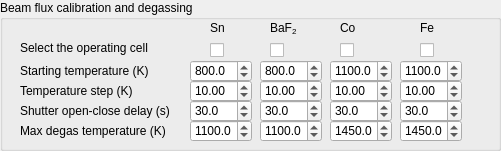
      <widget class="QGroupBox" name="groupBox_15">
       <property name="geometry">
        <rect>
         <x>10</x>
         <y>500</y>
         <width>501</width>
         <height>151</height>
        </rect>
       </property>
       <property name="title">
        <string>Beam flux calibration and degassing</string>
       </property>
       <widget class="QLabel" name="label_322">
        <property name="geometry">
         <rect>
          <x>20</x>
          <y>60</y>
          <width>231</width>
          <height>21</height>
         </rect>
        </property>
        <property name="text">
         <string>Starting temperature (K)</string>
        </property>
       </widget>
       <widget class="QCheckBox" name="checkBox_32">
        <property name="geometry">
         <rect>
          <x>340</x>
          <y>40</y>
          <width>21</width>
          <height>20</height>
         </rect>
        </property>
        <property name="text">
         <string/>
        </property>
       </widget>
       <widget class="QLabel" name="label_325">
        <property name="geometry">
         <rect>
          <x>20</x>
          <y>40</y>
          <width>141</width>
          <height>16</height>
         </rect>
        </property>
        <property name="text">
         <string>Select the operating cell</string>
        </property>
       </widget>
       <widget class="QLabel" name="label_323">
        <property name="geometry">
         <rect>
          <x>420</x>
          <y>20</y>
          <width>21</width>
          <height>16</height>
         </rect>
        </property>
        <property name="text">
         <string>Fe</string>
        </property>
       </widget>
       <widget class="QCheckBox" name="checkBox_10">
        <property name="geometry">
         <rect>
          <x>270</x>
          <y>40</y>
          <width>21</width>
          <height>20</height>
         </rect>
        </property>
        <property name="text">
         <string/>
        </property>
       </widget>
       <widget class="QCheckBox" name="checkBox_11">
        <property name="geometry">
         <rect>
          <x>420</x>
          <y>40</y>
          <width>21</width>
          <height>20</height>
         </rect>
        </property>
        <property name="text">
         <string/>
        </property>
       </widget>
       <widget class="QLabel" name="label_324">
        <property name="geometry">
         <rect>
          <x>270</x>
          <y>20</y>
          <width>31</width>
          <height>16</height>
         </rect>
        </property>
        <property name="text">
         <string>&lt;html&gt;&lt;head/&gt;&lt;body&gt;&lt;p&gt;BaF&lt;span style=&quot; vertical-align:sub;&quot;&gt;2&lt;/span&gt;&lt;/p&gt;&lt;/body&gt;&lt;/html&gt;</string>
        </property>
       </widget>
       <widget class="QLabel" name="label_326">
        <property name="geometry">
         <rect>
          <x>210</x>
          <y>20</y>
          <width>21</width>
          <height>16</height>
         </rect>
        </property>
        <property name="text">
         <string>Sn</string>
        </property>
       </widget>
       <widget class="QLabel" name="label_320">
        <property name="geometry">
         <rect>
          <x>340</x>
          <y>20</y>
          <width>21</width>
          <height>16</height>
         </rect>
        </property>
        <property name="text">
         <string>Co</string>
        </property>
       </widget>
       <widget class="QCheckBox" name="checkBox_9">
        <property name="geometry">
         <rect>
          <x>210</x>
          <y>40</y>
          <width>21</width>
          <height>20</height>
         </rect>
        </property>
        <property name="text">
         <string/>
        </property>
       </widget>
       <widget class="QDoubleSpinBox" name="doubleSpinBox_107">
        <property name="geometry">
         <rect>
          <x>260</x>
          <y>60</y>
          <width>62</width>
          <height>22</height>
         </rect>
        </property>
        <property name="decimals">
         <number>1</number>
        </property>
        <property name="maximum">
         <double>9999.000000000000000</double>
        </property>
        <property name="singleStep">
         <double>0.100000000000000</double>
        </property>
        <property name="value">
         <double>800.000000000000000</double>
        </property>
       </widget>
       <widget class="QDoubleSpinBox" name="doubleSpinBox_105">
        <property name="geometry">
         <rect>
          <x>190</x>
          <y>60</y>
          <width>62</width>
          <height>22</height>
         </rect>
        </property>
        <property name="decimals">
         <number>1</number>
        </property>
        <property name="maximum">
         <double>9999.000000000000000</double>
        </property>
        <property name="singleStep">
         <double>0.100000000000000</double>
        </property>
        <property name="value">
         <double>800.000000000000000</double>
        </property>
       </widget>
       <widget class="QDoubleSpinBox" name="doubleSpinBox_104">
        <property name="geometry">
         <rect>
          <x>330</x>
          <y>60</y>
          <width>62</width>
          <height>22</height>
         </rect>
        </property>
        <property name="decimals">
         <number>1</number>
        </property>
        <property name="maximum">
         <double>9999.000000000000000</double>
        </property>
        <property name="singleStep">
         <double>0.100000000000000</double>
        </property>
        <property name="value">
         <double>1100.000000000000000</double>
        </property>
       </widget>
       <widget class="QDoubleSpinBox" name="doubleSpinBox_106">
        <property name="geometry">
         <rect>
          <x>400</x>
          <y>60</y>
          <width>62</width>
          <height>22</height>
         </rect>
        </property>
        <property name="decimals">
         <number>1</number>
        </property>
        <property name="maximum">
         <double>9999.000000000000000</double>
        </property>
        <property name="singleStep">
         <double>0.100000000000000</double>
        </property>
        <property name="value">
         <double>1100.000000000000000</double>
        </property>
       </widget>
       <widget class="QLabel" name="label_327">
        <property name="geometry">
         <rect>
          <x>20</x>
          <y>80</y>
          <width>231</width>
          <height>21</height>
         </rect>
        </property>
        <property name="text">
         <string>Temperature step (K)</string>
        </property>
       </widget>
       <widget class="QDoubleSpinBox" name="doubleSpinBox_108">
        <property name="geometry">
         <rect>
          <x>260</x>
          <y>80</y>
          <width>62</width>
          <height>22</height>
         </rect>
        </property>
        <property name="value">
         <double>10.000000000000000</double>
        </property>
       </widget>
       <widget class="QDoubleSpinBox" name="doubleSpinBox_109">
        <property name="geometry">
         <rect>
          <x>190</x>
          <y>80</y>
          <width>62</width>
          <height>22</height>
         </rect>
        </property>
        <property name="maximum">
         <double>99.000000000000000</double>
        </property>
        <property name="value">
         <double>10.000000000000000</double>
        </property>
       </widget>
       <widget class="QDoubleSpinBox" name="doubleSpinBox_110">
        <property name="geometry">
         <rect>
          <x>330</x>
          <y>80</y>
          <width>62</width>
          <height>22</height>
         </rect>
        </property>
        <property name="value">
         <double>10.000000000000000</double>
        </property>
       </widget>
       <widget class="QDoubleSpinBox" name="doubleSpinBox_111">
        <property name="geometry">
         <rect>
          <x>400</x>
          <y>80</y>
          <width>62</width>
          <height>22</height>
         </rect>
        </property>
        <property name="value">
         <double>10.000000000000000</double>
        </property>
       </widget>
       <widget class="QLabel" name="label_328">
        <property name="geometry">
         <rect>
          <x>20</x>
          <y>100</y>
          <width>231</width>
          <height>21</height>
         </rect>
        </property>
        <property name="text">
         <string>Shutter open-close delay (s)</string>
        </property>
       </widget>
       <widget class="QDoubleSpinBox" name="doubleSpinBox_120">
        <property name="geometry">
         <rect>
          <x>400</x>
          <y>100</y>
          <width>62</width>
          <height>22</height>
         </rect>
        </property>
        <property name="decimals">
         <number>1</number>
        </property>
        <property name="maximum">
         <double>999.000000000000000</double>
        </property>
        <property name="singleStep">
         <double>0.100000000000000</double>
        </property>
        <property name="value">
         <double>30.000000000000000</double>
        </property>
       </widget>
       <widget class="QDoubleSpinBox" name="doubleSpinBox_121">
        <property name="geometry">
         <rect>
          <x>330</x>
          <y>100</y>
          <width>62</width>
          <height>22</height>
         </rect>
        </property>
        <property name="decimals">
         <number>1</number>
        </property>
        <property name="maximum">
         <double>999.000000000000000</double>
        </property>
        <property name="singleStep">
         <double>0.100000000000000</double>
        </property>
        <property name="value">
         <double>30.000000000000000</double>
        </property>
       </widget>
       <widget class="QDoubleSpinBox" name="doubleSpinBox_122">
        <property name="geometry">
         <rect>
          <x>190</x>
          <y>100</y>
          <width>62</width>
          <height>22</height>
         </rect>
        </property>
        <property name="decimals">
         <number>1</number>
        </property>
        <property name="maximum">
         <double>999.000000000000000</double>
        </property>
        <property name="singleStep">
         <double>0.100000000000000</double>
        </property>
        <property name="value">
         <double>30.000000000000000</double>
        </property>
       </widget>
       <widget class="QDoubleSpinBox" name="doubleSpinBox_123">
        <property name="geometry">
         <rect>
          <x>260</x>
          <y>100</y>
          <width>62</width>
          <height>22</height>
         </rect>
        </property>
        <property name="decimals">
         <number>1</number>
        </property>
        <property name="maximum">
         <double>999.000000000000000</double>
        </property>
        <property name="singleStep">
         <double>0.100000000000000</double>
        </property>
        <property name="value">
         <double>30.000000000000000</double>
        </property>
       </widget>
       <widget class="QLabel" name="label_337">
        <property name="geometry">
         <rect>
          <x>20</x>
          <y>120</y>
          <width>231</width>
          <height>21</height>
         </rect>
        </property>
        <property name="text">
         <string>Max degas temperature (K)</string>
        </property>
       </widget>
       <widget class="QDoubleSpinBox" name="doubleSpinBox_124">
        <property name="geometry">
         <rect>
          <x>330</x>
          <y>120</y>
          <width>62</width>
          <height>22</height>
         </rect>
        </property>
        <property name="decimals">
         <number>1</number>
        </property>
        <property name="maximum">
         <double>9999.000000000000000</double>
        </property>
        <property name="singleStep">
         <double>0.100000000000000</double>
        </property>
        <property name="value">
         <double>1450.000000000000000</double>
        </property>
       </widget>
       <widget class="QDoubleSpinBox" name="doubleSpinBox_125">
        <property name="geometry">
         <rect>
          <x>400</x>
          <y>120</y>
          <width>62</width>
          <height>22</height>
         </rect>
        </property>
        <property name="decimals">
         <number>1</number>
        </property>
        <property name="maximum">
         <double>9999.000000000000000</double>
        </property>
        <property name="singleStep">
         <double>0.100000000000000</double>
        </property>
        <property name="value">
         <double>1450.000000000000000</double>
        </property>
       </widget>
       <widget class="QDoubleSpinBox" name="doubleSpinBox_126">
        <property name="geometry">
         <rect>
          <x>260</x>
          <y>120</y>
          <width>62</width>
          <height>22</height>
         </rect>
        </property>
        <property name="decimals">
         <number>1</number>
        </property>
        <property name="maximum">
         <double>9999.000000000000000</double>
        </property>
        <property name="singleStep">
         <double>0.100000000000000</double>
        </property>
        <property name="value">
         <double>1100.000000000000000</double>
        </property>
       </widget>
       <widget class="QDoubleSpinBox" name="doubleSpinBox_127">
        <property name="geometry">
         <rect>
          <x>190</x>
          <y>120</y>
          <width>62</width>
          <height>22</height>
         </rect>
        </property>
        <property name="decimals">
         <number>1</number>
        </property>
        <property name="maximum">
         <double>9999.000000000000000</double>
        </property>
        <property name="singleStep">
         <double>0.100000000000000</double>
        </property>
        <property name="value">
         <double>1100.000000000000000</double>
        </property>
       </widget>
      </widget>
